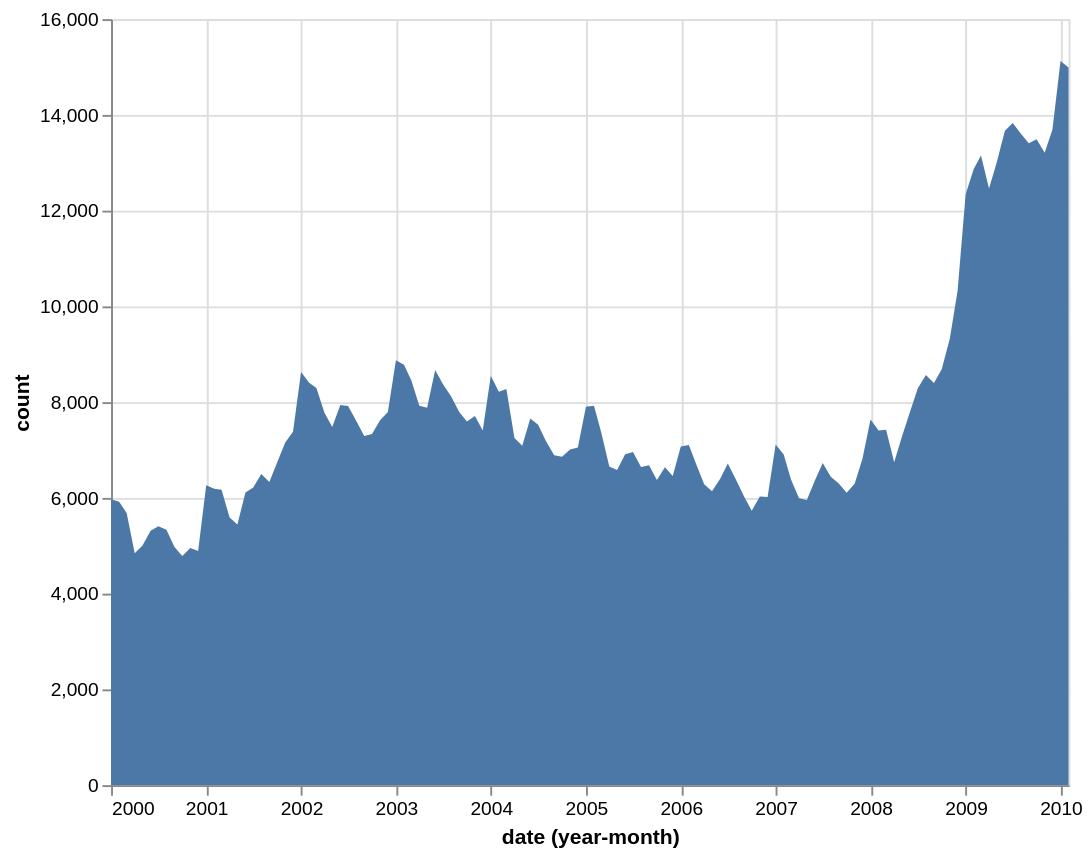

Describe this chart as a Vega-Lite specification.
### Vega-Lite specification from a JSON file in a GitHub repository (floating-point values rounded to 4 significant figures; data arrays with more than 128 entries replaced by an {"elided": "..."} marker saying what was removed)
{"$schema": "https://vega.github.io/schema/vega-lite/v5.json", "width": 500, "height": 400, "data": {"values": {"elided": "1708 records"}, "format": {"parse": {"date": "date"}}}, "layer": [{"mark": {"type": "area"}, "encoding": {"x": {"timeUnit": "yearmonth", "field": "date", "type": "temporal", "axis": {"format": "%Y", "orient": "bottom"}}, "y": {"aggregate": "sum", "field": "count", "type": "quantitative", "axis": {"title": "count", "orient": "left"}}, "color": {}}}]}
